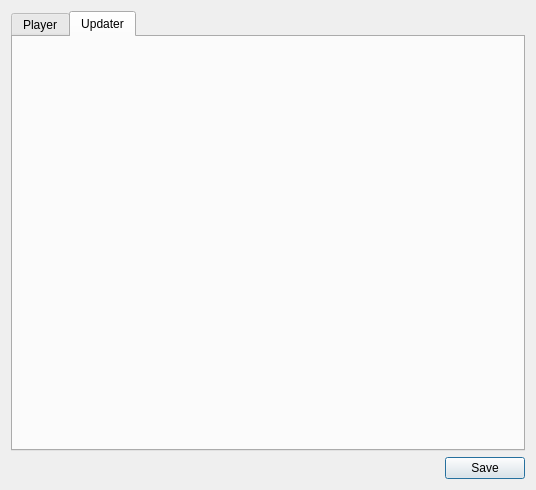
<?xml version="1.0" encoding="UTF-8"?>
<ui version="4.0">
 <class>Settings</class>
 <widget class="QDialog" name="Settings">
  <property name="windowModality">
   <enum>Qt::ApplicationModal</enum>
  </property>
  <property name="geometry">
   <rect>
    <x>0</x>
    <y>0</y>
    <width>536</width>
    <height>490</height>
   </rect>
  </property>
  <property name="windowTitle">
   <string>Dialog</string>
  </property>
  <property name="modal">
   <bool>true</bool>
  </property>
  <layout class="QGridLayout" name="gridLayout_2">
   <item row="1" column="0">
    <spacer name="horizontalSpacer">
     <property name="orientation">
      <enum>Qt::Horizontal</enum>
     </property>
     <property name="sizeHint" stdset="0">
      <size>
       <width>434</width>
       <height>20</height>
      </size>
     </property>
    </spacer>
   </item>
   <item row="1" column="1">
    <widget class="QPushButton" name="save">
     <property name="text">
      <string>Save</string>
     </property>
    </widget>
   </item>
   <item row="0" column="0" colspan="2">
    <widget class="QTabWidget" name="tabWidget">
     <property name="enabled">
      <bool>true</bool>
     </property>
     <property name="currentIndex">
      <number>1</number>
     </property>
     <property name="tabsClosable">
      <bool>false</bool>
     </property>
     <widget class="QWidget" name="tab_2">
      <attribute name="title">
       <string>Player</string>
      </attribute>
      <layout class="QVBoxLayout" name="verticalLayout">
       <property name="leftMargin">
        <number>9</number>
       </property>
       <property name="topMargin">
        <number>9</number>
       </property>
       <property name="rightMargin">
        <number>9</number>
       </property>
       <property name="bottomMargin">
        <number>9</number>
       </property>
       <item>
        <widget class="QLabel" name="label_executable">
         <property name="text">
          <string>Executable</string>
         </property>
        </widget>
       </item>
       <item>
        <layout class="QHBoxLayout" name="horizontalLayout">
         <item>
          <widget class="QLineEdit" name="path">
           <property name="enabled">
            <bool>true</bool>
           </property>
           <property name="placeholderText">
            <string>Path to executable</string>
           </property>
          </widget>
         </item>
         <item>
          <widget class="QPushButton" name="browse">
           <property name="maximumSize">
            <size>
             <width>32</width>
             <height>16777215</height>
            </size>
           </property>
           <property name="text">
            <string>...</string>
           </property>
          </widget>
         </item>
        </layout>
       </item>
       <item>
        <layout class="QHBoxLayout" name="horizontalLayout_2" stretch="80,20">
         <item>
          <widget class="QCheckBox" name="unsupported_check">
           <property name="text">
            <string>Use unsupported player</string>
           </property>
          </widget>
         </item>
         <item>
          <widget class="QPushButton" name="button_settings">
           <property name="text">
            <string>Settings</string>
           </property>
          </widget>
         </item>
        </layout>
       </item>
       <item>
        <layout class="QVBoxLayout" name="unsupported_disable">
         <item>
          <widget class="QLabel" name="desc">
           <property name="text">
            <string>&lt;html&gt;&lt;head/&gt;&lt;body&gt;&lt;p&gt;&lt;span style=&quot; font-weight:600; color:#ff0000;&quot;&gt;Only VLC Media Player is supported officially.&lt;/span&gt;&lt;/p&gt;&lt;/body&gt;&lt;/html&gt;</string>
           </property>
          </widget>
         </item>
        </layout>
       </item>
       <item>
        <spacer name="verticalSpacer">
         <property name="orientation">
          <enum>Qt::Vertical</enum>
         </property>
         <property name="sizeHint" stdset="0">
          <size>
           <width>20</width>
           <height>88</height>
          </size>
         </property>
        </spacer>
       </item>
      </layout>
     </widget>
     <widget class="QWidget" name="tab">
      <attribute name="title">
       <string>Updater</string>
      </attribute>
     </widget>
    </widget>
   </item>
  </layout>
 </widget>
 <resources/>
 <connections/>
</ui>
